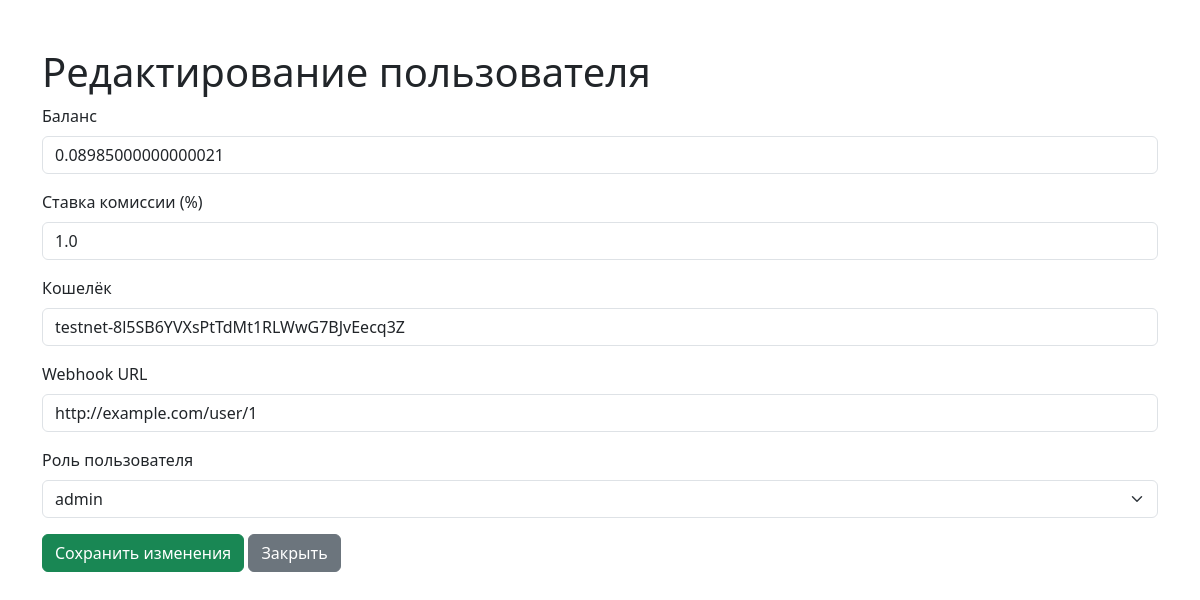
Before: /admin/users/edit/1 (signed in) with the older database file.
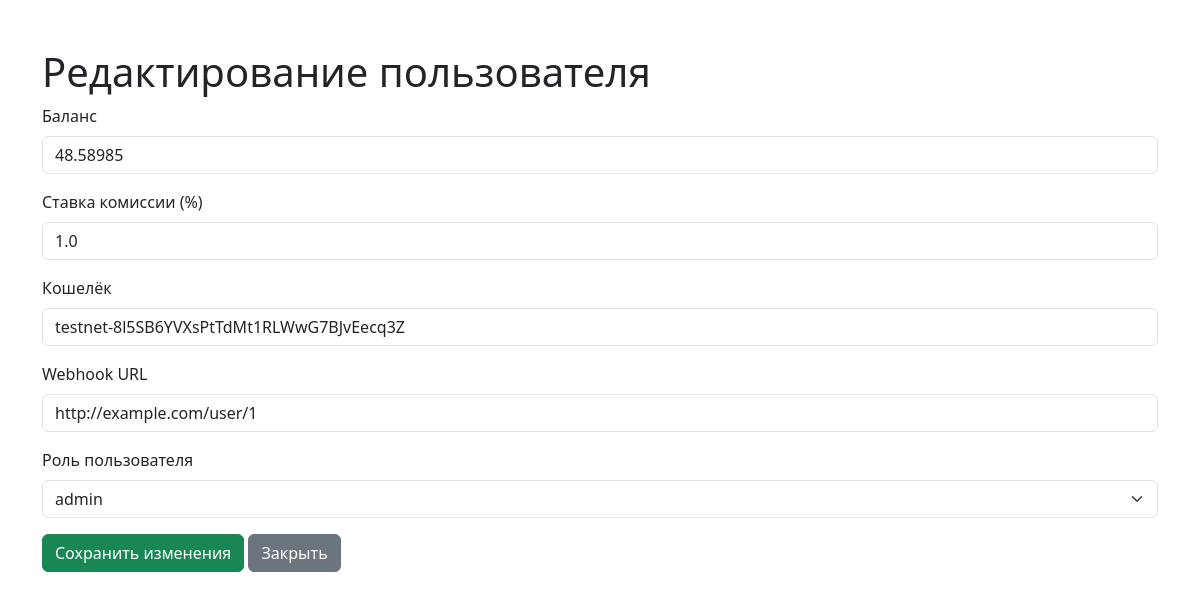
After: the same page with the newer database file.
### app.py (models this page shows, shortened)
class User(db.Model):
    id = db.Column(db.Integer, primary_key=True)
    username = db.Column(db.String(80), unique=True, nullable=False)
    password = db.Column(db.String(128), nullable=False)
    role = db.Column(db.String(20), nullable=False, default='user')
    balance = db.Column(db.Float, nullable=False, default=0.0)
    commission_rate = db.Column(db.Float, nullable=False, default=0.01)
    wallet = db.Column(db.String(256), nullable=True)
    webhook_url = db.Column(db.String(256), nullable=True)

### app.py (the view, shortened to what this page needs)
@app.route('/admin/users/edit/<int:user_id>', methods=['GET', 'POST'])
def edit_user(user_id):
    if session.get('role') != 'admin':
        if session.get('role') != 'user':
            return redirect(url_for('login'))
        else:
            return redirect(url_for('admin_transactions'))
    form = UserForm()
    user = User.query.get_or_404(user_id)
    return render_template('edit_user.html', user=user, form=form)

### app.py
class UserForm(FlaskForm):
    submit = SubmitField('Register')

### templates/edit_user.html (shortened to what this page needs)
<!DOCTYPE html>
<html lang="ru">
<head>
    <link rel="stylesheet" href="https://cdn.jsdelivr.net/npm/bootstrap@5.3.0/dist/css/bootstrap.min.css">
</head>
<body>
    <div class="container mt-5">
        <h1>Редактирование пользователя</h1>
        <form method="POST">
            <div class="mb-3">
                <label for="balance" class="form-label">Баланс</label>
                <input type="number" step="0.01" class="form-control" id="balance" name="balance" value="{{ user.balance }}" required>
            </div>
            <div class="mb-3">
                <label for="commission_rate" class="form-label">Ставка комиссии (%)</label>
                <input type="number" step="0.01" class="form-control" id="commission_rate" name="commission_rate" value="{{ user.commission_rate * 100 }}" required>
            </div>
            <div class="mb-3">
                <label for="wallet" class="form-label">Кошелёк</label>
                <input class="form-control" id="wallet" name="wallet" value="{{ user.wallet }}" required>
            </div>
            <div class="mb-3">
                <label for="webhook_url" class="form-label">Webhook URL</label>
                <input type="url" class="form-control" id="webhook_url" name="webhook_url" value="{{ user.webhook_url }}">
            </div>
            <div class="mb-3">
                <label for="status" class="form-label">Роль пользователя</label>
                <select id="role" name="role" class="form-select">
                    <option value="{{ user.role }}">{{ user.role }}</option>
                </select>
            </div>
            <button type="submit" class="btn btn-success">Сохранить изменения</button>
            <a href="/admin/users" class="btn btn-secondary">Закрыть</a>
        </form>
    </div>
</body>
</html>

Changed rows visible on the page:
changed User "testnet-8l5SB6YVXsPtTdMt1RLWwG7BJvEecq3Z": balance "0.08985000000000021" → "48.58985"
